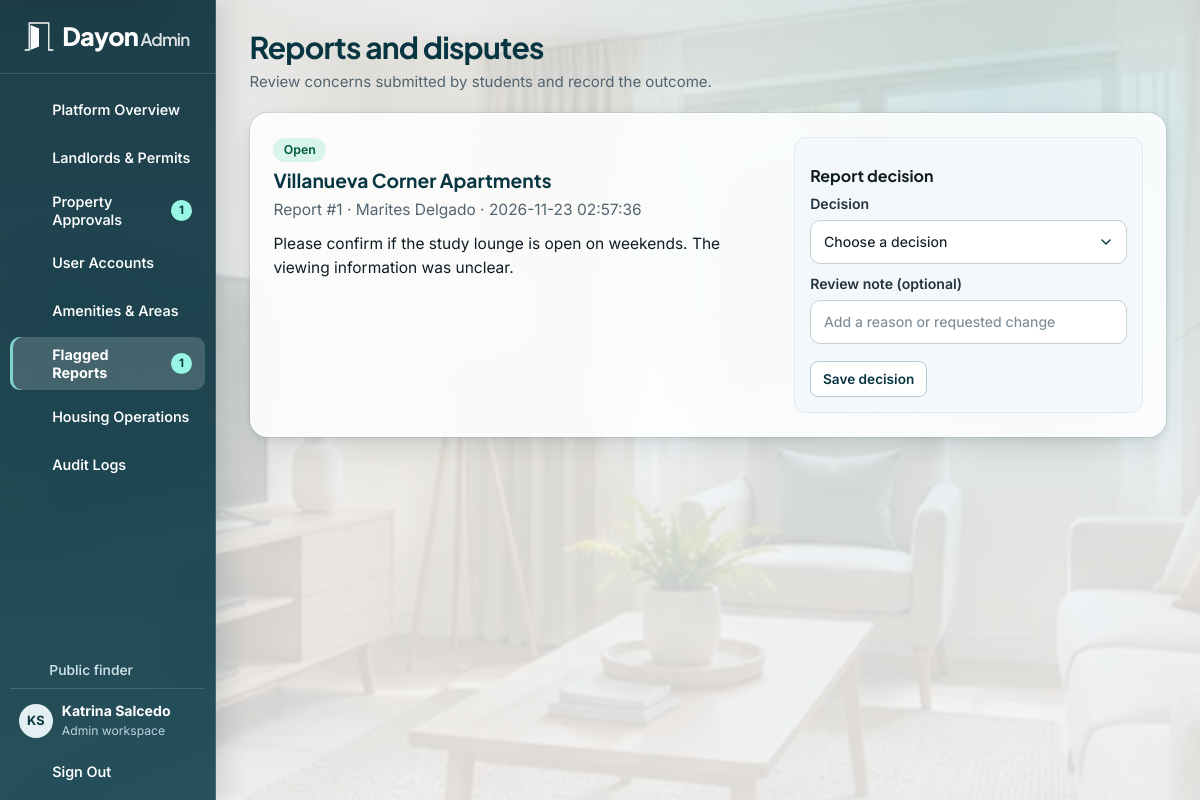
Screenshot of /admin/reports.php (signed in) with the database file from the repository.
### tables this page shows
CREATE TABLE users (
    user_id BIGINT UNSIGNED AUTO_INCREMENT PRIMARY KEY,
    role_id TINYINT UNSIGNED NOT NULL,
    email VARCHAR(150) NOT NULL UNIQUE,
    password_hash VARCHAR(255) NOT NULL,
    first_name VARCHAR(80) NOT NULL,
    last_name VARCHAR(80) NOT NULL,
    phone_number VARCHAR(20) NOT NULL,
    account_status ENUM('active', 'suspended', 'pending') NOT NULL DEFAULT 'active',
    created_at TIMESTAMP NOT NULL DEFAULT CURRENT_TIMESTAMP,
    updated_at TIMESTAMP NOT NULL DEFAULT CURRENT_TIMESTAMP ON UPDATE CURRENT_TIMESTAMP,
    CONSTRAINT fk_users_role FOREIGN KEY (role_id) REFERENCES roles(role_id)
);

CREATE TABLE roles (
    role_id TINYINT UNSIGNED AUTO_INCREMENT PRIMARY KEY,
    role_name VARCHAR(30) NOT NULL UNIQUE
);

CREATE TABLE reports (
    report_id BIGINT UNSIGNED AUTO_INCREMENT PRIMARY KEY,
    reporter_id BIGINT UNSIGNED NOT NULL,
    property_id BIGINT UNSIGNED NOT NULL,
    reason TEXT NOT NULL,
    status ENUM('open', 'reviewed', 'resolved', 'dismissed') NOT NULL DEFAULT 'open',
    reviewed_by BIGINT UNSIGNED NULL,
    created_at TIMESTAMP NOT NULL DEFAULT CURRENT_TIMESTAMP,
    CONSTRAINT fk_report_user FOREIGN KEY (reporter_id) REFERENCES users(user_id),
    CONSTRAINT fk_report_property FOREIGN KEY (property_id) REFERENCES properties(property_id) ON DELETE CASCADE,
    CONSTRAINT fk_report_reviewer FOREIGN KEY (reviewed_by) REFERENCES users(user_id) ON DELETE SET NULL
);

CREATE TABLE properties (
    property_id BIGINT UNSIGNED AUTO_INCREMENT PRIMARY KEY,
    landlord_id BIGINT UNSIGNED NOT NULL,
    barangay_id INT UNSIGNED NOT NULL,
    property_name VARCHAR(150) NOT NULL,
    property_type ENUM('boarding_house', 'apartment', 'dormitory', 'bedspace') NOT NULL DEFAULT 'boarding_house',
    description TEXT NULL,
    street_address VARCHAR(255) NULL,
    nearest_school VARCHAR(150) NULL,
    nearest_landmark VARCHAR(255) NULL,
    latitude DECIMAL(10, 7) NULL,
    longitude DECIMAL(10, 7) NULL,
    distance_to_campus_m INT UNSIGNED NULL,
    gender_policy ENUM('all', 'male_only', 'female_only') NULL DEFAULT NULL,
    curfew_time TIME NULL,
    no_curfew TINYINT(1) NOT NULL DEFAULT 0,
    house_rules TEXT NULL,
    water_billing ENUM('included', 'submetered', 'shared', 'fixed') NULL,
    water_notes VARCHAR(150) NULL,
    electricity_billing ENUM('included', 'submetered', 'shared', 'own_meter') NULL,
    electricity_notes VARCHAR(150) NULL,
    wifi_policy ENUM('free', 'paid', 'tenant_own', 'none') NULL,
    wifi_notes VARCHAR(150) NULL,
    furnishing_status ENUM('unfurnished', 'semi_furnished', 'fully_furnished') NULL,
    deposit_terms VARCHAR(200) NULL,
    minimum_stay VARCHAR(100) NULL,
    payment_methods VARCHAR(150) NULL,
    visitor_policy VARCHAR(200) NULL,
    cooking_policy VARCHAR(200) NULL,
    pet_policy VARCHAR(150) NULL,
    contact_person VARCHAR(120) NULL,
    contact_phone VARCHAR(30) NULL,
    contact_social VARCHAR(200) NULL,
    viewing_hours VARCHAR(150) NULL,
    custom_details TEXT NULL,
    is_featured TINYINT(1) NOT NULL DEFAULT 0,
    approval_status ENUM('pending', 'approved', 'rejected', 'revision_requested') NOT NULL DEFAULT 'pending',
    approved_by BIGINT UNSIGNED NULL,
    approved_at TIMESTAMP NULL,
    created_at TIMESTAMP NOT NULL DEFAULT CURRENT_TIMESTAMP,
    updated_at TIMESTAMP NOT NULL DEFAULT CURRENT_TIMESTAMP ON UPDATE CURRENT_TIMESTAMP,
    INDEX idx_properties_search (approval_status, property_type, gender_policy, distance_to_campus_m),
    CONSTRAINT fk_property_landlord FOREIGN KEY (landlord_id) REFERENCES landlord_profiles(landlord_id),
    CONSTRAINT fk_property_barangay FOREIGN KEY (barangay_id) REFERENCES barangays(barangay_id),
    CONSTRAINT fk_property_approver FOREIGN KEY (approved_by) REFERENCES users(user_id) ON DELETE SET NULL
);

### includes/bootstrap.php (called while the page is built, shortened)
<?php
require_once __DIR__ . '/../config/db.php';
require_once __DIR__ . '/helpers.php';
try {
    if (!empty($_SESSION['user_id'])) {
        $user = row(
            "SELECT u.user_id, u.email, u.first_name, u.last_name, u.phone_number, u.account_status,
                    r.role_name, CONCAT(u.first_name, ' ', u.last_name) AS full_name
             FROM users u JOIN roles r USING (role_id)
             WHERE u.user_id = ? AND u.account_status = 'active'",
            [$_SESSION['user_id']]
        );
    }
} catch (PDOException $exception) {
    error_log($exception->getMessage());
    abort_request(503, 'Dayon could not connect to the database. Check that MySQL is running and import database/dayon_db.sql.');
}

### admin/reports.php (the view, shortened to what this page needs)
<?php
require __DIR__ . '/../includes/bootstrap.php';
require __DIR__ . '/_forms.php';
$reports = rows("SELECT t.*, p.property_name, CONCAT(u.first_name, ' ', u.last_name) AS reporter,
        CONCAT(a.first_name, ' ', a.last_name) AS reviewer
    FROM reports t JOIN properties p ON p.property_id = t.property_id
    JOIN users u ON u.user_id = t.reporter_id
    LEFT JOIN users a ON a.user_id = t.reviewed_by
    ORDER BY FIELD(t.status, 'open', 'reviewed', 'resolved', 'dismissed'), t.created_at DESC, t.report_id DESC");
$pageTitle = 'Reports and disputes';
$pageDescription = 'Review concerns submitted by students and record the outcome.';
require __DIR__ . '/../includes/portal_header.php';
?>
<?php foreach ($reports as $report): ?>
    <?php
    $choices = match ($report['status']) {
        'open' => ['reviewed' => 'Mark under review', 'resolved' => 'Resolve report', 'dismissed' => 'Dismiss report'],
        'reviewed' => ['resolved' => 'Resolve report', 'dismissed' => 'Dismiss report'],
        default => ['open' => 'Reopen report'],
    };
    ?>
    <article class="panel review-layout" id="report-<?= (int) $report['report_id'] ?>">
        <div class="record-summary">
            <span class="badge <?= e($report['status']) ?>"><?= e(admin_status_label($report['status'])) ?></span>
            <h2><?= e($report['property_name']) ?></h2>
            <p class="muted">Report #<?= e($report['report_id']) ?> · <?= e($report['reporter']) ?> · <?= e($report['created_at']) ?></p>
            <p><?= nl2br(e($report['reason'])) ?></p>
        </div>
        <div class="record-decision"><h3>Report decision</h3><?php admin_status_form('report', (int) $report['report_id'], $choices, true); ?></div>
    </article>
<?php endforeach; ?>
<?php require __DIR__ . '/../includes/portal_footer.php'; ?>

### includes/portal_header.php (shortened to what this page needs)
<?php
$portalRole = $user['role_name'];
$navBadges = [];
if ($portalRole === 'admin') {
    $navBadges['admin/verifications.php'] = (int) scalar("SELECT (SELECT COUNT(*) FROM landlord_profiles WHERE verification_status = 'pending') + (SELECT COUNT(*) FROM landlord_permits WHERE verification_status = 'submitted')");
    $navBadges['admin/properties.php'] = (int) scalar("SELECT COUNT(*) FROM properties WHERE approval_status = 'pending'");
    $navBadges['admin/reports.php'] = (int) scalar("SELECT COUNT(*) FROM reports WHERE status IN ('open', 'reviewed')");
} elseif ($portalRole === 'landlord') {
    $navBadges['landlord/reservations.php'] = (int) scalar("SELECT COUNT(*) FROM reservations q JOIN rooms r ON r.room_id = q.room_id JOIN properties p ON p.property_id = r.property_id WHERE p.landlord_id = ? AND q.status = 'pending'", [$user['user_id']]);
} elseif ($portalRole === 'student') {
    $navBadges['student/bookmarks.php'] = student_bookmark_count($user);
}
$menus = [
    'student' => [
        ['student/dashboard.php', 'Overview', 'home'],
        ['index.php#listings', 'Find Housing', 'search'],
        ['student/bookmarks.php', 'Bookmarked Houses', 'bookmark'],
        ['student/reservations.php', 'My Requests', 'calendar'],
        ['student/dashboard.php#active-lease', 'Active Lease', 'file'],
        ['student/billing.php', 'Rent & Receipts', 'wallet'],
        ['student/maintenance.php', 'Maintenance', 'tool'],
        ['student/profile.php', 'My Profile', 'user'],
    ],
    'landlord' => [
        ['landlord/dashboard.php', 'Dashboard', 'grid'],
        ['landlord/properties.php', 'Properties & Photos', 'building'],
        ['landlord/rooms.php', 'Rooms & Occupancy', 'bed'],
        ['landlord/reservations.php', 'Visit & Bed Requests', 'calendar'],
        ['landlord/leases.php', 'Tenant Leases', 'users'],
        ['landlord/billing.php', 'Billing & Utilities', 'wallet'],
        ['landlord/maintenance.php', 'Maintenance & Notices', 'tool'],
        ['landlord/verification.php', 'Permits & Trust', 'shield'],
    ],
    'admin' => [
        ['admin/dashboard.php', 'Platform Overview', 'grid'],
        ['admin/verifications.php', 'Landlords & Permits', 'shield'],
        ['admin/properties.php', 'Property Approvals', 'building'],
        ['admin/users.php', 'User Accounts', 'users'],
        ['admin/catalogs.php', 'Amenities & Areas', 'layers'],
        ['admin/reports.php', 'Flagged Reports', 'report'],
        ['admin/operations.php', 'Housing Operations', 'bed'],
        ['admin/audit_logs.php', 'Audit Logs', 'file'],
    ],
];
$portalRoute = $portalRole . '/' . basename($_SERVER['SCRIPT_NAME']);
$portalLease = $portalRole === 'student' ? ($lease ?? active_lease((int) $user['user_id'])) : null;
$studentLeaseRoutes = ['student/dashboard.php#active-lease', 'student/billing.php', 'student/maintenance.php'];
$portalLinks = $portalRole === 'student' && !$portalLease
    ? array_filter($menus[$portalRole], static fn (array $link): bool => !in_array($link[0], $studentLeaseRoutes, true))
    : $menus[$portalRole];
require __DIR__ . '/document_head.php';
?>
<body class="portal-body portal-<?= e($portalRole) ?>">
<div class="portal-layout">
    <aside class="portal-sidebar" aria-label="<?= e(ucfirst($portalRole)) ?> workspace">
        <div class="portal-brand"><?php require __DIR__ . '/brand.php'; ?></div>
        <details class="portal-navigation navigation-disclosure" data-navigation="860" open>
            <div class="portal-navigation-content">
                <nav class="portal-menu" aria-label="Workspace pages">
                    <?php foreach ($portalLinks as [$route, $label, $glyph]):
                        $count = $navBadges[$route] ?? 0;
                    ?>
                        <a href="<?= e(url($route)) ?>"<?= $portalRoute === $route ? ' aria-current="page"' : '' ?>><?= icon($glyph) ?><span><?= e($label) ?></span>
                            <?php if ($count > 0): ?><span class="menu-count"><?= $count ?></span><?php endif; ?>
                        </a>
                    <?php endforeach; ?>
                </nav>
                <div class="portal-sidebar-bottom">
                    <?php if ($portalRole !== 'student'): ?>
                        <a class="portal-public-link" href="<?= e(url()) ?>"><?= icon('arrow-left') ?> Public finder</a>
                    <?php endif; ?>
                    <div class="portal-identity">
                        <span class="avatar" aria-hidden="true"><?= e(user_initials($user)) ?></span>
                        <div><strong><?= e($user['full_name']) ?></strong><span><?= e(ucfirst($portalRole)) ?> workspace</span></div>
                    </div>
                    <form method="post" action="<?= e(url('actions/auth_logout.php')) ?>" class="portal-logout">
                        <button type="submit"><?= icon('logout') ?> Sign Out</button>
                    </form>
                </div>
            </div>
        </details>
    </aside>
    <main id="main" class="portal-main">
        <header class="portal-page-heading<?= !empty($pageHeaderClass) ? ' ' . e($pageHeaderClass) : '' ?>">
            <div>
                <h1><?= e($pageTitle) ?></h1>
                <?php if (!empty($pageDescription)): ?><p><?= e($pageDescription) ?></p><?php endif; ?>
            </div>
        </header>

### admin/_forms.php (shortened to what this page needs)
<?php
function admin_status_form(string $operation, int $id, array $choices, bool $withNote = false, string $search = ''): void
{
    ?>
    <form method="post" action="<?= e(url('actions/admin_action.php')) ?>" class="decision-form">
        <?php if (count($choices) === 1): ?>
            <input type="hidden" name="status" value="<?= e(array_key_first($choices)) ?>">
        <?php else: ?>
            <label class="form-field">Decision
                <select name="status" required>
                    <option value="">Choose a decision</option>
                </select>
            </label>
        <?php endif; ?>
        <?php if ($withNote): ?>
            <label class="form-field">Review note (optional)
                <input type="text" name="note" maxlength="500" placeholder="Add a reason or requested change">
            </label>
        <?php endif; ?>
        <button class="button secondary small" type="submit"<?= $operation === 'user' && isset($choices['suspended']) ? ' data-confirm="Suspend this account? The user will lose access until you reactivate it."' : '' ?>><?= e(count($choices) === 1 ? reset($choices) : 'Save decision') ?></button>
    </form>
    <?php
}
function admin_status_label(string $status): string
{
    return ucfirst(str_replace('_', ' ', $status));
}

### rows the page displays
users: user_initials($user) "KS", role.role_name "Admin"
reports: status "Open", property.property_name "Villanueva Corner Apartments", report_id "1", reporter "Marites Delgado", created_at "2026-11-23 02:57:36", reason "Please confirm if the study lounge is open on weekends. The viewing information was unclear."

### other values shown
$label "Platform Overview"
$label "Landlords & Permits"
$label "Property Approvals"
$count "1"
$label "User Accounts"
$label "Amenities & Areas"
$label "Flagged Reports"
$label "Housing Operations"
$label "Audit Logs"
$user['full_name'] "Katrina Salcedo"
$pageTitle "Reports and disputes"
$pageDescription "Review concerns submitted by students and record the outcome."
